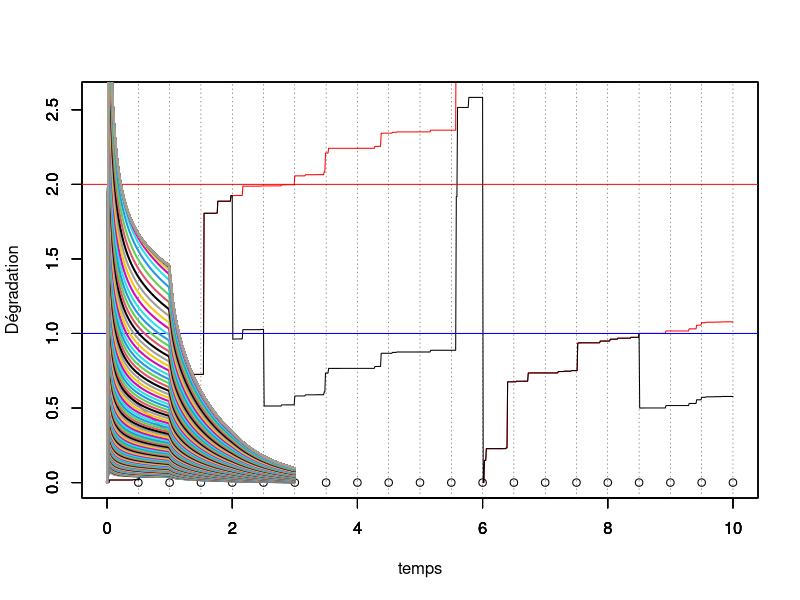
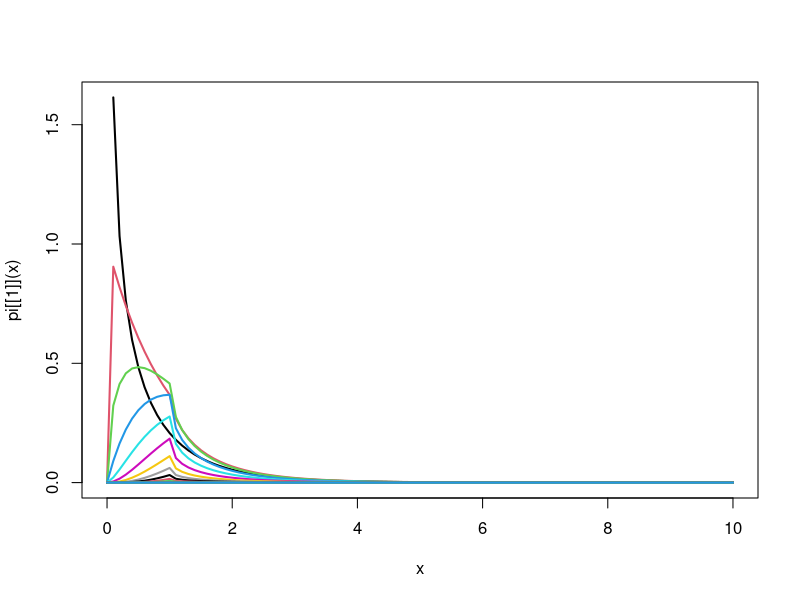

Generate these figures, in order, with R:
#### Programme de simulation lorsqu'on observe uniquement la dégradation juste avant l'inspection


rm(list=ls())
library(ggplot2)
library(tidyverse)
tau = 0.5 # intervalle inter-inspection
rho = 0.5 # parametre ARDinf
L=1 # seuil pour MP
M=2 # seuil pout MC
tps.final <-10 # fenêtre d'observation du processus

id.newcycle <- FALSE # Initialisation du nb de cycle de renouvellement

set.seed(123)
# Simulation d'un processus gamma jusqu'au temps final
pas = 0.01 # pas de temps pour simuler le processus

alpha = 1 # paramètre de forme de Gamma a = alpha (t)^beta
beta = 1 # paramètre de forme  de Gamma
b=1   # paramètre d'échelle du Gamma
temps = seq(from = 0,to = tps.final,by = pas)

n=length(temps)

nb.inspections<- floor(tps.final/tau) # nombre d'inspections max pendant la fenêtre d'observation.

obs<-numeric(nb.inspections) # données observées (pendant les inspections, à t_j^-)

j<-1 # indicateur prochaine inspection
j.newcycle <- 0 # identifier le j où nouveau cycle
nb.cycles <- 1 # compteur de cycles

x=matrix(nrow=nb.inspections,ncol = n) # processus Gamma simulé, nb.lignes = nb.cycles
x[nb.cycles,1] = 0     # initialisation du processus Gamma = 0 à t=0
for(i in 2:n){
  x[nb.cycles,i] = x[nb.cycles,i-1] + rgamma(1,scale = b, shape = alpha*(temps[i]^beta-temps[i-1]^beta))
}
y=numeric(n) # processus Gamma maintenu
y.tilde=numeric(n) # processus Gamma maintenu

y[1]<-0
y.tilde[1]<-0

while (j<=nb.inspections) {
  # boucle sur un cycle de renouvellement
  if (id.newcycle){
    # on resimule un x depuis 0
    x[nb.cycles,1] = 0     # initialisation du processus Gamma = 0 à t=0
    for(i in 2:n){
      x[nb.cycles,i] = x[nb.cycles,i-1] + rgamma(1,scale = b, shape = alpha*(temps[i]^beta-temps[i-1]^beta))
    }
    id.newcycle <- FALSE
  }
  
  y.tilde[((j-1)*tau/pas+2):(j*(tau/pas)+1)]<-y[((j-1)*tau/pas+2):(j*(tau/pas)+1)]<-y[(j-1)*tau/pas+1]+ x[nb.cycles,((j-j.newcycle-1)*tau/pas+2):((j-j.newcycle)*(tau/pas)+1)]- x[nb.cycles,(j-j.newcycle-1)*tau/pas+1]

  obs[j]<-y[j*tau/pas+1] # état dégradation à l'inspection (t_j^-)
  
  if (obs[j] < L) {
    print("no action")
  } else {
    if (obs[j]<M) {
      y[j*tau/pas+1]<-(1-rho)*y[j*tau/pas+1] # on écrase (ARD infini)
    } else {
      y[j*tau/pas+1]<-0
      id.newcycle <- TRUE
      j.newcycle <- j
      nb.cycles <- nb.cycles+1
    }
  }
  j<-j+1
}


#df <- data.frame(temps,x,y)
#mygraph <- ggplot(df,aes(x = temps)) +  
#  geom_line(aes(y = y), color = "darkred") +
#  geom_line(aes(y = x), color="steelblue", linetype="twodash") +
#  geom_abline(slope = 0,intercept = L,color="blue") +
#  geom_abline(slope = 0,intercept = M,color="red")


temps.cycle<-c(0,tau*which(obs>M),tps.final)
indice.temps.cycle <- c(1,tau/pas*(which(obs>M))+1,length(temps))


for (k in 1:nb.cycles){
  plot(temps[indice.temps.cycle[k]:indice.temps.cycle[k+1]],x[k,1:(indice.temps.cycle[k+1]-indice.temps.cycle[k]+1)],col="red",type="l",ylim = c(0,max(y.tilde)),xlim = c(0,tps.final),xlab="",ylab="")
  par(new=T)
}

plot(temps,y.tilde,type="l",ylim=c(0,max(y.tilde)),xlim = c(0,tps.final),ylab="",xlab="")


par(new=T)
plot(tau*(1:nb.inspections),numeric(length = nb.inspections),ylim=c(0,max(y.tilde)),type="p",xlim = c(0,tps.final),xlab = "temps",ylab="Dégradation")
abline(h=L,col="blue")
abline(h=M,col="red")
abline(v=tau*(1:nb.inspections), lty =3, col = grey(0.1), lwd = 0.45)

#abline(v = tau*(1:nb.inspection))


#####################################
# Calcul de la loi stationnaire
#####################################


## update 20/05/2021
## version discrétisée pour le calcul de la loi stationnaire

# fonction ntrap : renvoie l'intégrale par la méthode des trapèzes
ntrap <- function(abs,ord){
  # Cette fonction renvoie un vecteur de taille nc (pour différentes valeurs de y)
  # abscisse abs : vecteur de taille nl
  # ordonnée ord : matrice de taille nc*nl
  nl<- length(abs)
  if (is.matrix(ord) == T){
    nc <- nrow(ord)
    res <- rowSums((matrix(1,ncol=1,nrow=nc)%*%diff(abs))*(ord[,-ncol(ord)]+ord[,-1])/2)
    } else {
    nc <- 1
    res <- sum(diff(abs)*(ord[-length(ord)]+ord[-1])/2)
    }
  return(res)
}





# vecteur de l'état x
level.x <- seq(0.01,M+1,0.01)
n.level.x <-length(level.x)

ind.L <- which( level.x == L)
ind.M <- which( level.x == M)


level.y <- seq(0.01,M+1,0.01)
n.level.y <-length(level.y)

mat.trans <- matrix(0,ncol=n.level.y,nrow = n.level.x)
mat.trans.rho <- matrix(0,ncol=n.level.y,nrow = n.level.x)

for(i in 1:(n.level.x-1)){
  mat.trans[i,(i+1):n.level.y]<-dgamma(level.y[(i+1):n.level.y]-level.x[i],scale=b,shape = alpha*tau^beta)
  mat.trans.rho[i,(i+1):n.level.y]<-dgamma(level.y[(i+1):n.level.y]-(1-rho)*level.x[i],scale=b,shape = alpha*tau^beta)
}

K<-200
w<-matrix(0,nrow=K,ncol=n.level.y)
w[1,]<-dgamma(level.y,scale = b,shape=alpha*tau^beta)


pi<-list()
pi[[1]]<-function(x) dgamma(x,scale = b,shape=alpha*tau^beta)


for(k in 2:K){
  
  # Contribution à la première intégrale :
  # Remplacer pi par la valeur ancienne de la loi stationnaire
  
  Q1 <- ntrap(level.x[1:ind.L],t(mat.trans[1:ind.L,]) * matrix(rep(w[k-1,1:ind.L],n.level.y),byrow = T,ncol = ind.L)) 
  # Contribution à la deuxième intégrale :
  # Remplacer pi par la valeur ancienne de la loi stationnaire
  
  Q2 <- ntrap(level.x[(ind.L+1):ind.M],t(mat.trans.rho[(ind.L+1):ind.M,]) *matrix(rep(w[k-1,(ind.L+1):ind.M],n.level.y),byrow = T,ncol = ind.M-ind.L) )
  
  # Contribution à la troisième intégrale :
  # Remplacer pi par la valeur ancienne de la loi stationnaire
  
  Q3 <- dgamma(level.y,scale=b,shape=alpha*tau^beta) * ntrap(level.x[(ind.M+1):n.level.y],w[(ind.M+1):n.level.y])
  
  aux <- w[k,] <- Q1+Q2+Q3
  fn_w <- function(x) {
    res <- splinefun(x = level.x, y = aux)(x)*((0 < x) & (x<=max(level.x)))
    return(res)
  }
  pi[[k]] <- fn_w
  curve(pi[[k]](x), from = 0, to = max(level.x), lwd = 2, add = TRUE, col = k)
}




K<- 20 # nb itérations de l'algo de point fixe
grid_abs <- seq(0.01,10,0.01)
nb_abs <- length(grid_abs)
w<-matrix(nrow = K,ncol = nb_abs )

pi<-list()
pi[[1]]<-function(x) dgamma(x,scale = b,shape=alpha*tau^beta)


curve(pi[[1]](x), from = 0, to = max(grid_abs), lwd = 2)

for(k in 2:K){
  for (j in 1:nb_abs){
    abs <- grid_abs[j]
    fn_aux1 <- function(x) {
      res <- pi[[k-1]](x)*dgamma(abs-x,scale = b,shape=alpha*tau^beta)
      return(res)
    }
    fn_aux2 <- function(x) {
      res <- pi[[k-1]](x)*dgamma(abs-(1-rho)*x,scale=b,shape=alpha*tau^beta)
      return(res)
    }
    fn_aux3 <- function(x) {
      res <- pi[[k-1]](x)
      return(res)
    }
    w[k,j] <- integrate(f = fn_aux1, lower = 0, upper = min(L,abs))$value 
    + ifelse(min(abs/(1-rho),L)==min(abs/(1-rho),M),0,integrate(f = fn_aux2, lower = min(abs/(1-rho),L), upper = min(abs/(1-rho),M))$value)
    + integrate(f = fn_aux3, lower = M, upper = Inf)$value * dgamma(abs,scale=b,shape=alpha*tau^beta)
  }
  aux <- w[k,]
  fn_w <- function(x) {
    res <- splinefun(x = grid_abs, y = aux)(x)*((0 < x) & (x<=max(grid_abs)))
    return(res)
  }
  pi[[k]] <- fn_w
  curve(pi[[k]](x), from = 0, to = max(grid_abs), lwd = 2, add = TRUE, col = k)
  print(paste("L'intégrale de la", k,"-ième fonction vaut",integrate(fn_w,0,Inf)$value,sep=" "))
}
